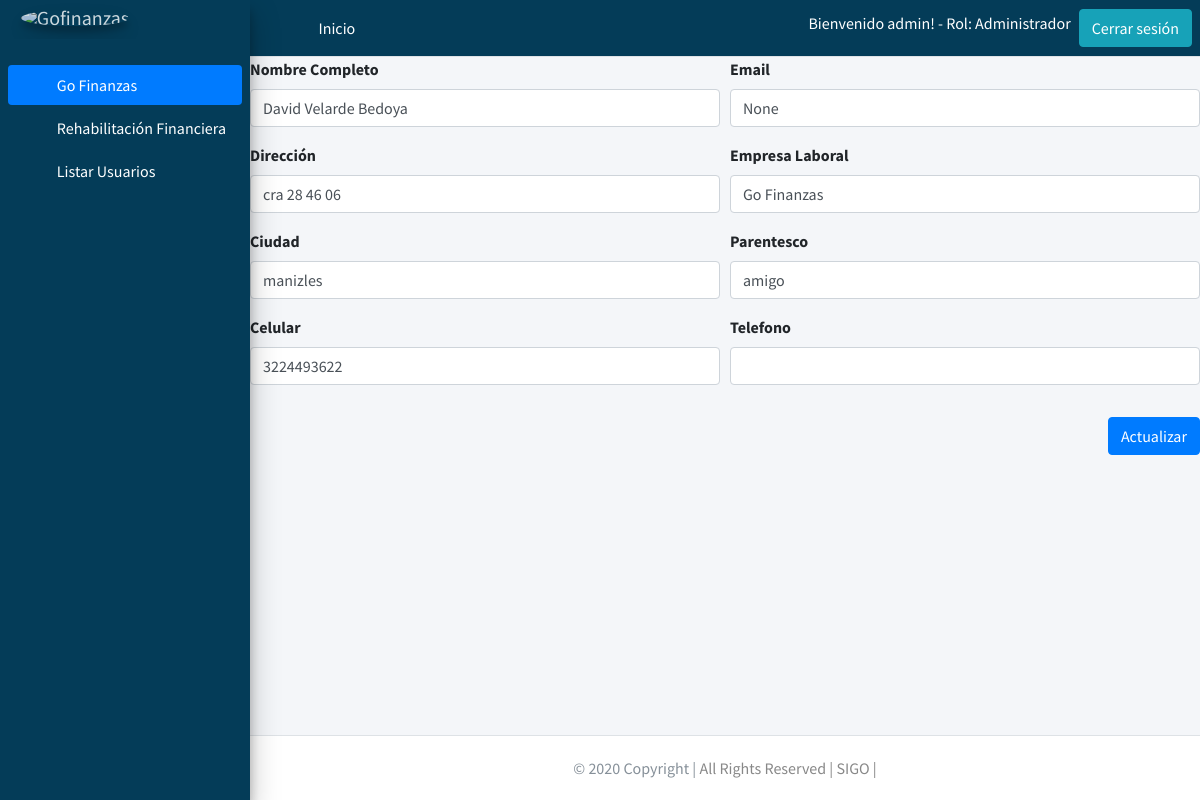
Screenshot of /editarreferencia/6/ (signed in) with the database file from the repository.
### users/models.py (models this page shows, shortened)
class Profile(models.Model):
    user = models.OneToOneField(User, on_delete=models.PROTECT)
    rol = models.ForeignKey(Rol, on_delete=models.PROTECT)
    class Meta:
        permissions = (("registrarusuarios", "registrarusuarios"),)

class Rol(models.Model):
    descripcion = models.CharField(max_length=30)

### gestionfinanciera/models.py (models this page shows, shortened)
class Reference(models.Model):
    Name = models.CharField(max_length=20, null=False,blank=True)
    Email = models.EmailField(max_length =20, null= True,blank=True)
    Address = models.CharField(max_length=20, null=True,blank=True)
    Labor_Company = models.CharField(max_length=20, null=True,blank=True)
    City = models.CharField(max_length=20, null=True,blank=True)
    Relationship = models.CharField(max_length=20, null=True,blank=True)
    Cell_Phone = models.IntegerField(null=False,blank=True)
    Phone = models.IntegerField(null=True,blank=True)
    Fk_Client = models.ForeignKey(Client, null=True, on_delete = models.CASCADE,blank=True)

### gestionfinanciera/views.py (the view, shortened to what this page needs)
# urls.py: path('editarreferencia/<int:pk>/', views.ReferenceUpdate.as_view(), name="editarreferencia"), # ruta para actualizar una refferencia del cliente
class ReferenceUpdate(UpdateView):
    model = Reference
    template_name = 'gestionfinanciera/Client/reference_edit.html'
    fields = ['Name', 'Email','Address','Labor_Company','Cell_Phone',
    'Phone', 'City','Relationship','Fk_Client']
    client_id = None
    def get_context_data(self,**kwargs):
        context = super(ReferenceUpdate,self).get_context_data(**kwargs)
        context['referencia'] = Reference.objects.filter(Fk_Client=self.kwargs['pk'])
        context['referencia_id'] = self.kwargs['pk']
        return context

### Templates/gestionfinanciera/Client/reference_edit.html (shortened to what this page needs)
{% extends 'base/base.html' %}
{% block content %}
<form action="{%url 'editarreferencia' referencia_id %}" method="post">
  <div class="form-row">
    <div class="form-group col-md-6">
      <label for="Name">Nombre Completo</label>
      <input type="text" class="form-control" id="Name" name="Name" value="{{reference.Name}}">
    </div>
    <div class="form-group col-md-6">
      <label for="email">Email</label>
      <input type="email" class="form-control" id="Email" name="Email" value="{{reference.Email}}">
    </div>
  </div>
  <div class="form-row">
    <div class="form-group col-md-6">
      <label for="Address">Dirección</label>
      <input type="text" class="form-control" id="Address" name="Address" value="{{reference.Address}}" >
    </div>
    <div class="form-group col-md-6">
      <label for="Labor_Company">Empresa Laboral</label>
      <input type="text" class="form-control" id="Labor_Company" name="Labor_Company" value="{{reference.Labor_Company}}">
    </div>
  </div>
  <div class="form-row">
    <div class="form-group col-md-6">
      <label for="City">Ciudad</label>
      <input type="text" class="form-control" id="City" name="City" value="{{reference.City}}">
    </div>
    <div class="form-group col-md-6">
      <label for="Relationship">Parentesco</label>
      <input type="text" class="form-control" id="Relationship" name="Relationship" value="{{reference.Relationship}}">
    </div>
  </div>
  <div class="form-row">
    <div class="form-group col-md-6">
      <label for="Cell_Phone">Celular</label>
      <input type="number" class="form-control" id="Cell_Phone" name="Cell_Phone" value="{{reference.Cell_Phone}}">
    </div>
    <div class="form-group col-md-6">
      <label for="Phone">Telefono</label>
      <input type="number" class="form-control" id="Phone" name="Phone" value="{{reference.Phone}}">
    </div>
  </div>
  <div style="text-align: right">
    <button type="submit" class="btn btn-primary">Actualizar</button>
  </div>
</form>
{% endblock %}

### Templates/base/base.html (shortened to what this page needs)
{% load static %}
<!DOCTYPE html>
<html lang="en">
<head>
  <link rel="stylesheet" href="{% static 'plugins/fontawesome-free/css/all.min.css' %}">
  <link rel="stylesheet" href="{% static 'plugins/overlayScrollbars/css/OverlayScrollbars.min.css' %} ">
  <link rel="stylesheet" href="{% static 'dist/css/adminlte.min.css' %} ">
</head>
<body class="hold-transition sidebar-mini layout-fixed layout-navbar-fixed layout-footer-fixed">
<div class="wrapper">
  <nav class="main-header navbar navbar-expand navbar-white navbar-light" style="background-color:#043c58 ;">
    <ul class="navbar-nav  mr-auto">
      <li class="nav-item">
        <a class="nav-link" data-widget="pushmenu" href="#" role="button"><i class="fas fa-bars"></i></a>
      </li>
      <li class="nav-item d-none d-sm-inline-block">
        {% if user.is_authenticated %}
          <a href="{% url 'listarcliente' %}" class="nav-link" style="color:white;">Inicio</a>
        {% else %}
        <a href="{% url 'index' %}" class="nav-link" style="color:white;">Inicio</a>
        {% endif %}
      </li>
    </ul>
        {% if user.is_authenticated %}
          <h6 class="ml-5" style="color:white;">Bienvenido {{ user.username }}! - Rol: {{ user.profile.rol.descripcion }}</h6>
          <a style="text-align: right" href="{% url 'logout' %}" class="btn btn-info ml-2">Cerrar sesión</a>
        {% else %}
          <a href="{% url 'login' %}" class="btn btn-danger ml-2">Iniciar Sesión</a>
        {% endif %}
    </nav>
  <aside class="main-sidebar sidebar-primary elevation-4" style="background-color:#043c58 ;">
    {% if user.is_authenticated %}
    <a href="{% url 'listarcliente' %}" class="brand-link">
      <img src="{% static 'dist/img/SIGO.png' %}" alt="Gofinanzas" class="brand-image img-circle elevation-3"
           style="opacity: .8">
    </a>
    {% else %}
    <a href="{% url 'index' %}" class="brand-link">
      <img src="{% static 'dist/img/SIGO.png' %}" alt="Gofinanzas" class="brand-image img-circle elevation-3"
           style="opacity: .8">
      <span class="brand-text font-weight-light">Go Finanzas</span>
    </a>
    {% endif %}
    <div class="sidebar">
      <nav class="mt-2">
        <ul class="nav nav-pills nav-sidebar flex-column" data-widget="treeview" role="menu" data-accordion="false">
          <li class="nav-item has-treeview menu-open">
            {% if user.is_authenticated %}
            <a href="" class="nav-link active">
              <i class="nav-icon fas fa-tachometer-alt"></i>
              <p style="color:white;">
                Go Finanzas
                <i class="right fas fa-angle-left"></i>
              </p>
            </a>
            <ul class="nav nav-treeview">
              <li class="nav-item">
                <a href="{% url 'listarcliente' %}" class="nav-link">
                  <i class="far fa-circle nav-icon"></i>
                  <p style="color:white;">Rehabilitación Financiera</p>
                </a>
              </li>
              {% if user.profile.rol.id == 2 %}
                <li class="nav-item">
                  <a href="{% url 'users:userslist' %}" class="nav-link">
                    <i class="far fa-circle nav-icon"></i>
                    <p style="color:white;">Listar Usuarios</p>
                  </a>
                </li>
              {% endif %}
            </ul>
            {% endif %}
          </li>
      </nav>
    </div>
  </aside>
  <div class="content-wrapper">
    {% block content %}{% endblock %}
  </div>
  <footer class="main-footer">
    <div class="footer-copyright text-center py-1">© 2020 Copyright |
      <a style="color: #888888">All Rights Reserved | SIGO |</a>
    </div>
  </footer>
</div>
</body>
</html>

### rows the page displays
Reference: Name "David Velarde Bedoya", Email "None", Address "cra 28 46 06", Labor_Company "Go Finanzas", City "manizles", Relationship "amigo", Cell_Phone "3224493622"

### other values shown
{{ user.username }} "admin"
{{ user.profile.rol.descripcion }} "Administrador"
